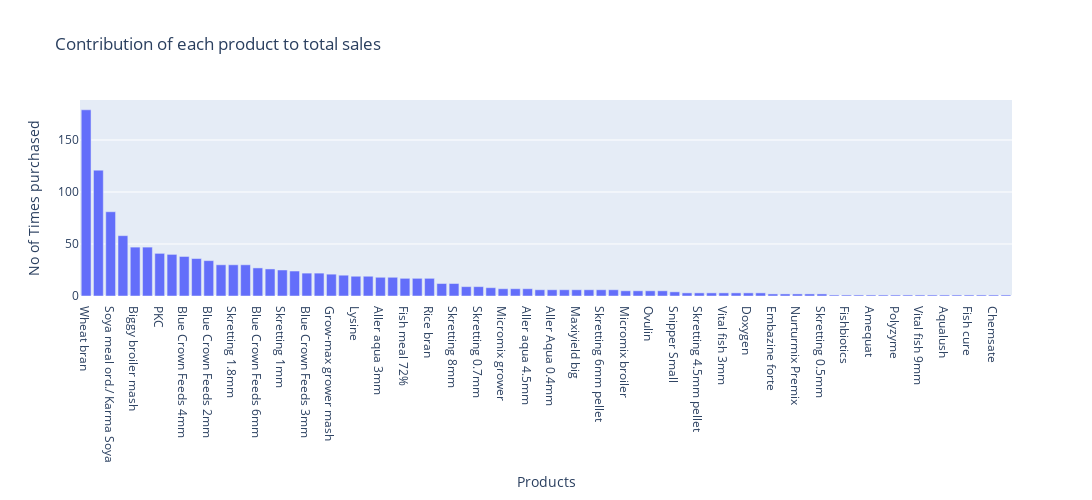

The code cell stored with this chart in its notebook:
### Code cell
fig = px.bar(prod_df,x="Products", y="No of Times purchased", 
             labels={"Products": "Products",
                     "Packs sold": "No of Times purchased",
             },
             title='Contribution of each product to total sales', 
             width = 1500, 
             height = 500)
             
fig.show()

### Figure 1 — Plotly figure (JSON) as saved in the notebook; plotly's stock layout.template omitted (floating-point values rounded to 4 significant figures)
{"data": [{"alignmentgroup": "True", "hovertemplate": "Products=%{x}<br>No of Times purchased=%{y}<extra></extra>", "legendgroup": "", "marker": {"color": "#636efa", "pattern": {"shape": ""}}, "name": "", "offsetgroup": "", "orientation": "v", "showlegend": false, "textposition": "auto", "type": "bar", "x": [" Wheat bran", " New Maize", " Soya meal ord./ Karma Soya", " Skretting 2mm", " Biggy broiler mash", " Aller aqua 2mm", " PKC", " Salt", " Blue Crown Feeds 4mm", " Corn bran", " Blue Crown Feeds 2mm", " GNC", " Skretting 1.8mm", " Limestone", " Blue Crown Feeds 6mm", " Skretting 4.5mm", " Skretting 1mm", " Skretting 3mm", " Blue Crown Feeds 3mm", " Skretting 6mm", " Grow-max grower mash", " Methionine", " Lysine", " Bioad", " Aller aqua 3mm", " Bone meal", " Fish meal 72%", " Blue Crown Feeds 9mm", " Rice bran", " Poultry Meal", " Skretting 8mm", " Micromix layer", " Skretting 0.7mm", " DCP", " Micromix grower", " Lahda soya oil", " Aller aqua 4.5mm", " Eggmaster", " Aller Aqua 0.4mm", " Oxytet pure", " Maxiyield big", " Oxytet ord", " Skretting 6mm pellet", " Adom sack", " Micromix broiler", " Vit C", " Ovulin", " Hack", " Snipper Small", " Maxiyield med", " Skretting 4.5mm pellet", " Aller aqua 6mm", " Vital fish 3mm", " Avatec", " Doxygen", " Vital fish 4mm", " Embazine forte", " Neimycin Soluble powder", " Nurturmix Premix", " Maxiyield sml", " Skretting 0.5mm", " Royal Guard germicide Small", " Fishbiotics", " 2 4 D amine", " Amequat", " Sprayer", " Polyzyme", " Aller Aqua 0.2mm", " Vital fish 9mm", " Fish premix Himix", " Aqualush", " Ovatide", " Fish cure", " Fish grow", " Chemsate", " Aller Aqua 8mm"], "xaxis": "x", "y": [179, 121, 81, 58, 47, 47, 41, 40, 38, 36, 34, 30, 30, 30, 27, 26, 25, 24, 22, 22, 21, 20, 19, 19, 18, 18, 17, 17, 17, 12, 12, 9, 9, 8, 7, 7, 7, 6, 6, 6, 6, 6, 6, 6, 5, 5, 5, 5, 4, 3, 3, 3, 3, 3, 3, 3, 2, 2, 2, 2, 2, 1, 1, 1, 1, 1, 1, 1, 1, 1, 1, 1, 1, 1, 1, 1], "yaxis": "y"}], "layout": {"barmode": "relative", "height": 500, "legend": {"tracegroupgap": 0}, "title": {"text": "Contribution of each product to total sales"}, "width": 1500, "xaxis": {"anchor": "y", "domain": [0, 1], "title": {"text": "Products"}}, "yaxis": {"anchor": "x", "domain": [0, 1], "title": {"text": "No of Times purchased"}}}}
